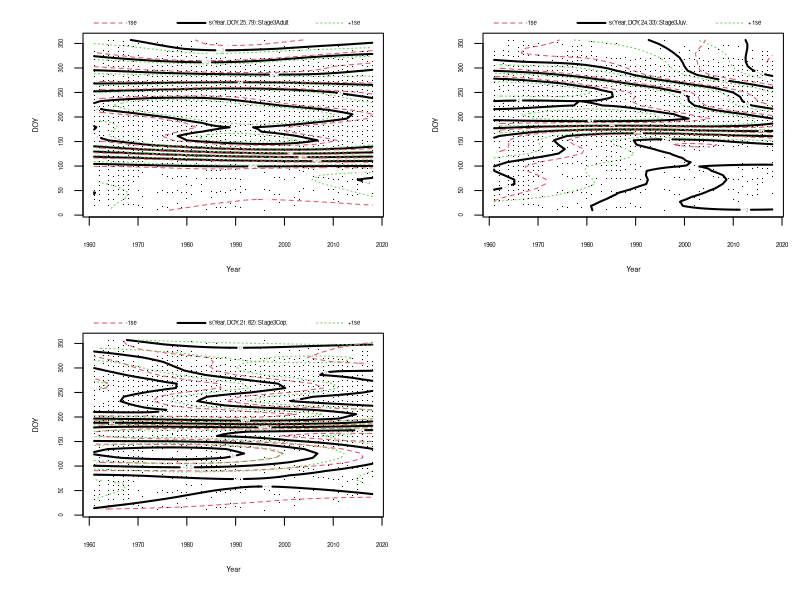
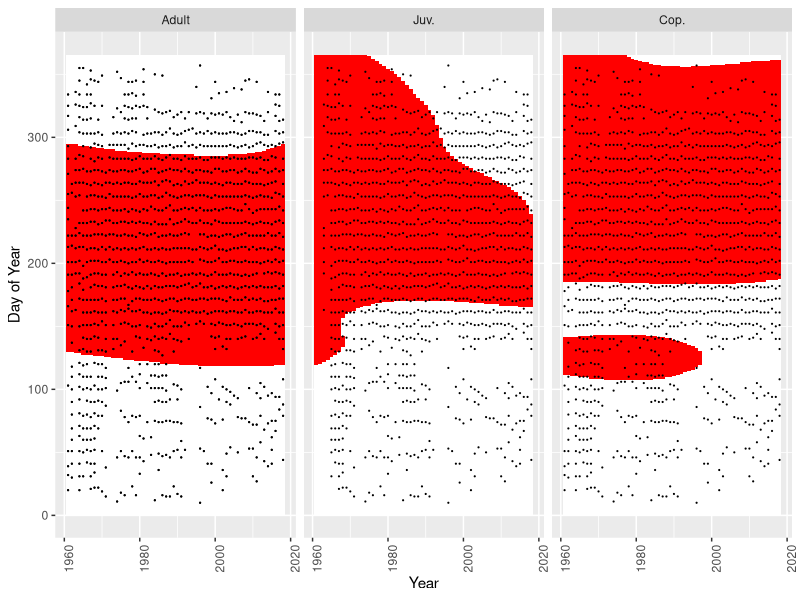
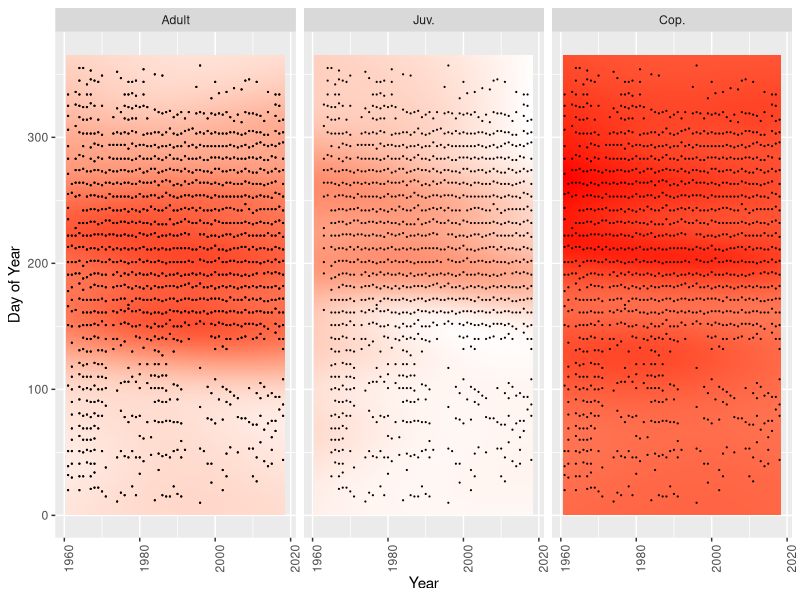
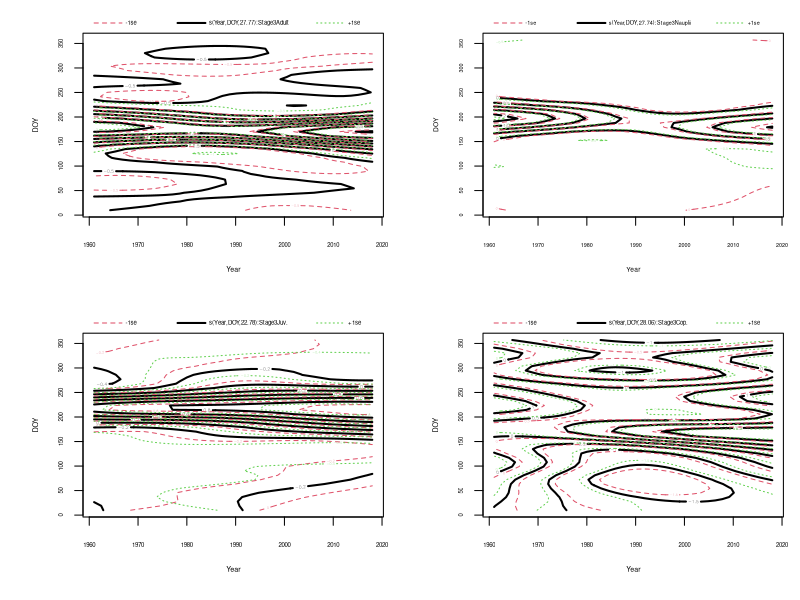
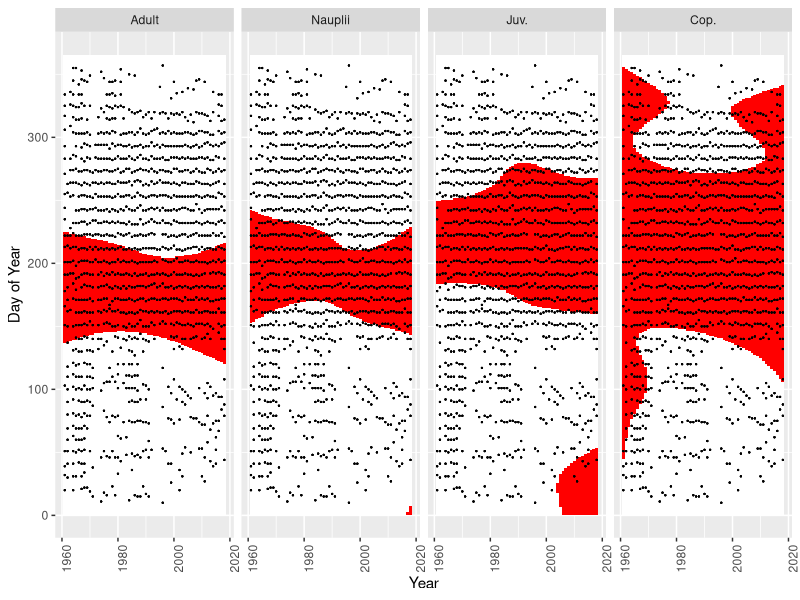
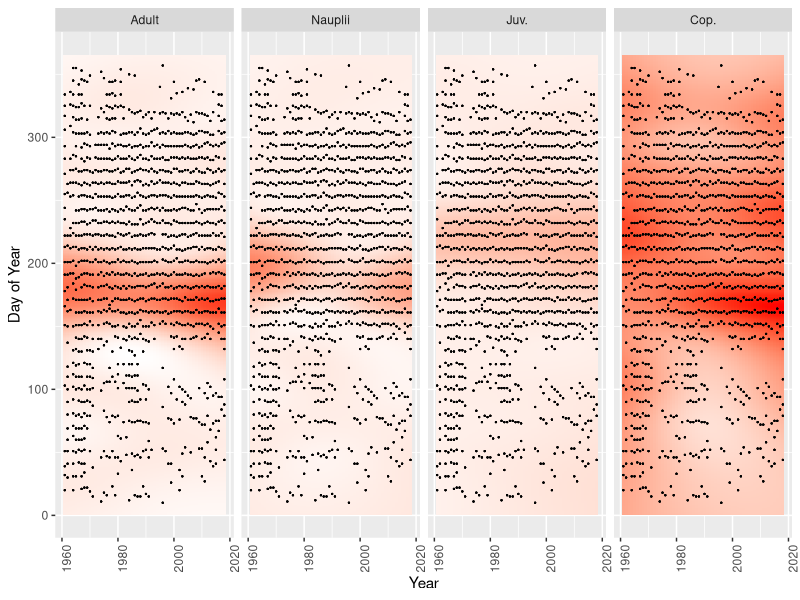

These figures' R source, in order:
library(reshape2)
library(dplyr)
library(stringr)
library(ggplot2)
library(mgcv)


cop_init <- read.table("Data/Oithona_Microsetella.csv", sep = ",", header = T)

names(cop_init)



cop <- melt(cop_init, id.vars = c("Day","Month","Year","Day.of.year"), variable.name = "Stage", value.name = "N") 

unique(cop$Stage)



cop$Depth[str_detect(as.character(cop$Stage), "_1")] <- "0_10"  
cop$Depth[str_detect(as.character(cop$Stage), "_25")] <- "0_25"  
cop$Depth[str_detect(as.character(cop$Stage), "_3")] <- "25_bottom" 
cop$Depth[is.na(cop$Depth)] <- "10_25" 

cop$Stage2[str_detect(as.character(cop$Stage), "_F_")] <- "Female"
cop$Stage2[str_detect(as.character(cop$Stage), "_M_")] <- "Male"
cop$Stage2[str_detect(as.character(cop$Stage), "_C_")] <- "Cop."
cop$Stage2[str_detect(as.character(cop$Stage), "_J_")] <- "Juv."
cop$Stage2[str_detect(as.character(cop$Stage), "_A_")] <- "Adult"
cop$Stage2[str_detect(as.character(cop$Stage), "_N_")] <- "Nauplii"
cop$Stage2[is.na(cop$Stage2)] <- "Total"

unique(cop$Stage2)




cop$Sp[str_detect(as.character(cop$Stage), "OITO")] <- "Oithona"
cop$Sp[str_detect(as.character(cop$Stage), "MIC")] <- "Microsetella"





#Remove all cases with NA in Abundance
cop <- cop[! is.na(cop$N), ]



#Construct the variable vith date of sample
cop$Date_text <- with(cop, paste(Day,Month,Year, sep = "-"))

cop$Date <- as.POSIXct(as.Date(cop$Date_text, format = "%d-%m-%Y"))






#Combine Males and Females in one category 
cop$Stage3 <- cop$Stage2

cop$Stage3[cop$Stage3 == "Male" | cop$Stage3 == "Female"] <- "Adult"

unique(cop$Stage3)



#Ordering stages 
cop$Stage3 <- factor(cop$Stage3, levels = c("Adult", "Nauplii", "Juv.", "Cop.", "Total") )
                     
unique(cop$Stage3)

#Constructing date of sample as Day from yar beginning


cop$DOY <- as.numeric(strftime(cop$Date, format = "%j"))

cop$Log_N <- log(cop$N + 1)









cop_Oit <- cop %>% filter(Depth == "0_10", Sp == "Oithona", Stage3 != "Total")

Mod_Oit <- gam(Log_N ~ s(Year, DOY, by = Stage3) + Stage3, data = cop_Oit)

plot(Mod_Oit, pages = 1)


new_data_Oit <- expand.grid(Stage3 = unique(cop_Oit$Stage3), DOY = 1:365, Year = seq(min(cop_Oit$Year), max(cop_Oit$Year), 1))

new_data_Oit$Predicted <- predict(Mod_Oit, newdata = new_data_Oit)


mean_predicted <- new_data_Oit %>% group_by(Stage3) %>% summarise(Mean_Predicted = mean(Predicted))

new_data_Oit2 <- merge(new_data_Oit, mean_predicted)

new_data_Oit2$Anom <- ifelse(new_data_Oit2$Predicted >= new_data_Oit2$Mean_Predicted, 1, -1)

ggplot(new_data_Oit2, aes(x = Year, y = DOY)) + geom_tile(aes(fill = Anom)) + facet_wrap(~Stage3, nrow = 1) + scale_fill_gradient(low = "white", high = "red") + geom_point(data = cop_Oit, aes(x = Year, y = DOY), size = 0.1) + guides(fill = "none") + theme(axis.text.x = element_text(angle = 90)) + labs(y = "Day of Year")



ggplot(new_data_Oit, aes(x = Year, y = DOY)) + geom_tile(aes(fill = Predicted)) + facet_wrap(~Stage3, nrow = 1) + scale_fill_gradient(low = "white", high = "red") + geom_point(data = cop_Oit, aes(x = Year, y = DOY), size = 0.1) + guides(fill = "none") + theme(axis.text.x = element_text(angle = 90)) + labs(y = "Day of Year")











cop_Mic <- cop %>% filter( Sp == "Microsetella", Stage3 != "Total")

Mod_Mic <- gam(Log_N ~ s(Year, DOY, by = Stage3) + Stage3, data = cop_Mic, family = "gaussian")

plot(Mod_Mic, pages = 1)

new_data_Mic <- expand.grid(Stage3 = unique(cop_Mic$Stage3), DOY = 1:365, Year = seq(min(cop_Mic$Year), max(cop_Mic$Year), 1))

new_data_Mic$Predicted <- predict(Mod_Mic, newdata = new_data_Mic, type = "response")


mean_predicted_Mic <- new_data_Mic %>% group_by(Stage3) %>% summarise(Mean_Predicted = mean(Predicted))

new_data_Mic2 <- merge(new_data_Mic, mean_predicted_Mic)

new_data_Mic2$Anom <- ifelse(new_data_Mic2$Predicted >= new_data_Mic2$Mean_Predicted, 1, -1)


ggplot(new_data_Mic2, aes(x = Year, y = DOY)) + geom_tile(aes(fill = Anom)) + facet_wrap(~Stage3, nrow = 1) + scale_fill_gradient(low = "white", high = "red") + geom_point(data = cop_Mic, aes(x = Year, y = DOY), size = 0.1) + guides(fill = "none") + theme(axis.text.x = element_text(angle = 90)) + labs(y = "Day of Year") 

ggplot(new_data_Mic, aes(x = Year, y = DOY)) + geom_tile(aes(fill = Predicted)) + facet_wrap(~Stage3, nrow = 1) + scale_fill_gradient(low = "white", high = "red") + geom_point(data = cop_Mic, aes(x = Year, y = DOY), size = 0.1) + guides(fill = "none") + theme(axis.text.x = element_text(angle = 90)) + labs(y = "Day of Year") 
